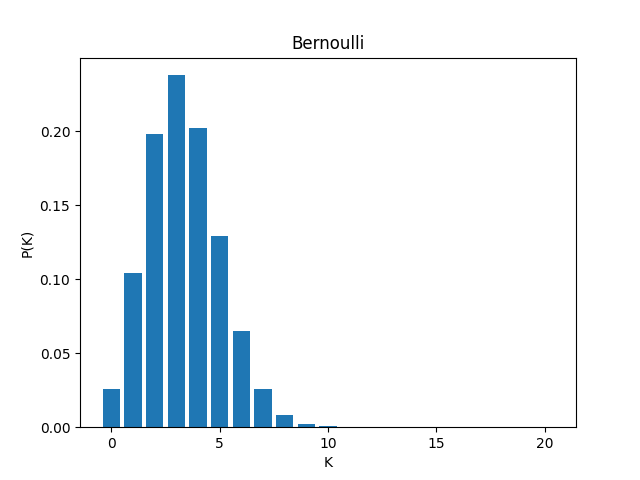

Python code for this plot:
import numpy as np
import matplotlib.pyplot as plt

x, y = np.loadtxt('bernoulli.dat', unpack=True, usecols=(0,1))
plt.title('Bernoulli')
plt.xlabel('K')
plt.ylabel('P(K)')
plt.bar(x, y, fill=True)
plt.savefig('bernoulli.png')
